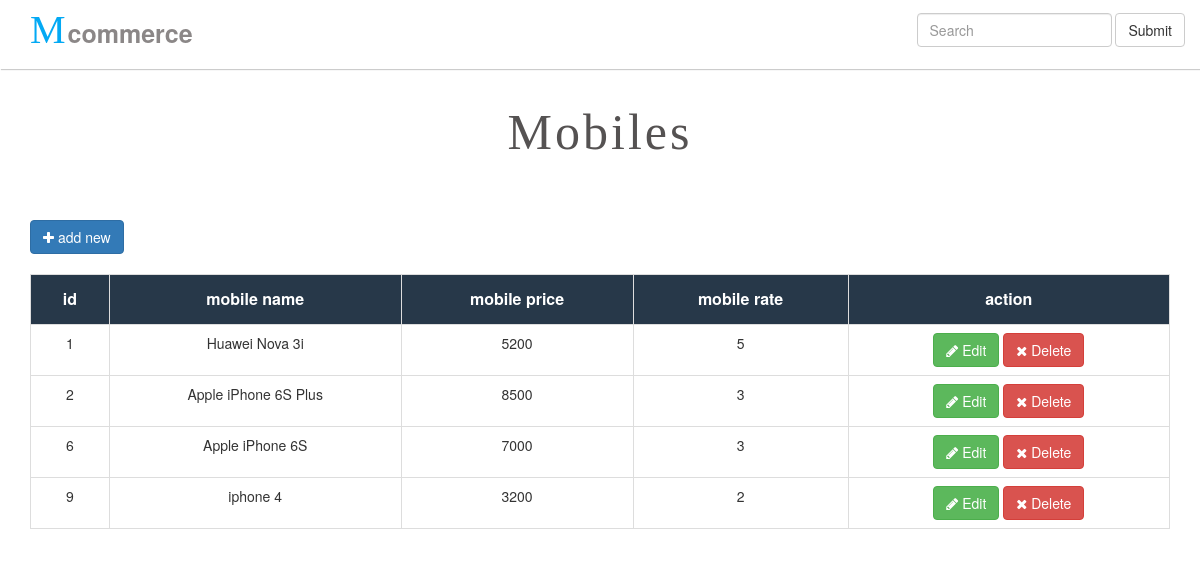
Screenshot of /admin/mobiles.php with the database file from the repository.
### tables this page shows
CREATE TABLE `mobiles` (
  `mobile_id` int(11) NOT NULL,
  `mobile_name` varchar(255) NOT NULL,
  `price` float NOT NULL,
  `rate` int(11) NOT NULL DEFAULT '0',
  `#love` int(11) DEFAULT '0',
  `#buy` int(11) NOT NULL DEFAULT '0',
  `image` varchar(255) NOT NULL,
  `m_brand_id` int(11) NOT NULL
);

### includes/functions/functions.php (called while the page is built, shortened)
<?php
   function selectItem($select , $from , $values = null , $condition = null , $getAll = true){
   	global $connect;
   if($condition === null){
	   $statment = $connect->prepare("SELECT $select FROM $from");
       $statment->execute();
   }else{
       $statment = $connect->prepare("SELECT $select FROM $from WHERE $condition");
       $statment->execute($values);
   }
   if($getAll){
       $res = $statment->fetchAll();
   }else{
       $res = $statment->fetch();
   }
   	return $res;
   }
?>

### admin/mobiles.php (the view, shortened to what this page needs)
<?php
$rows = selectItem("*" , "mobiles" );
?>
<div class="container">
    <h1 class="page-title admin-title">mobiles</h1>
    <a href="add_mobiles.php" class='btn btn-primary'><i class="fa fa-plus"></i> add new </a>
    <br><br>
    <table class="table table-bordered table-responsive">
        <tr>
            <th class="text-center">id</th>
            <th class="text-center">mobile name</th>
            <th class="text-center">mobile price</th>
            <th class="text-center">mobile rate</th>
            <th class="text-center">action</th>
        </tr>
        <?php
        foreach ($rows as $row){ ?>
            <tr>
                <td class="text-center"><?php echo $row["mobile_id"] ?></td>
                <td class="text-center"><?php echo $row["mobile_name"] ?></td>
                <td class="text-center"><?php echo $row["price"] ?></td>
                <td class="text-center"><?php echo $row["rate"] ?></td>
                <td class="text-center">
                    <?php
                    echo "<a href='edit_mobile.php?mobile_id=".$row['mobile_id']."' class='btn btn-success'><i class=\"fa fa-pencil\"></i> Edit</a>";
                    echo "<a href='delete_mobile.php?mobile_id=".$row['mobile_id']."' class='btn btn-danger'><i class=\"fa fa-close\"></i> Delete</a>";
                    ?>
                </td>
            </tr>
        <?php }
        ?>
    </table>
</div>

### layout/css/style.css (style rules this page uses)
.admin-title { margin-bottom: 60px !important; margin-top: 21px !important; }
th { background-color: #273849; padding: 13px !important; color: #FFF; font-size: 16px; }
.page-title { margin: 0; text-align: center; font-size: 50px; color: #555252; font-family: fantasy; letter-spacing: 3px; margin-bottom: -27px; margin-top: -11px; text-transform: capitalize; }

### rows the page displays
mobiles: mobile_id "1", mobile_name "Huawei Nova 3i", price "5200", rate "5"
mobiles: mobile_id "2", mobile_name "Apple iPhone 6S Plus", price "8500", rate "3"
mobiles: mobile_id "6", mobile_name "Apple iPhone 6S", price "7000", rate "3"
mobiles: mobile_id "9", mobile_name "iphone 4", price "3200", rate "2"
